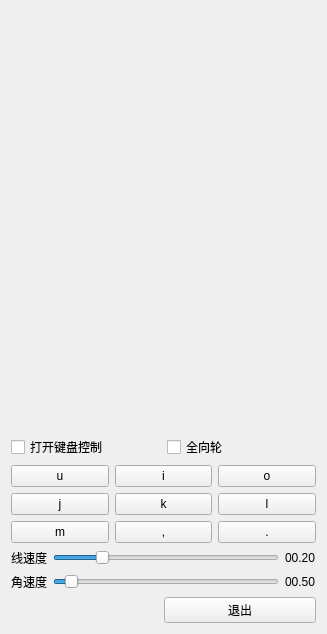
              <widget class="QWidget" name="scrollAreaWidgetContents_2">
               <property name="geometry">
                <rect>
                 <x>0</x>
                 <y>0</y>
                 <width>327</width>
                 <height>634</height>
                </rect>
               </property>
               <layout class="QVBoxLayout" name="verticalLayout_6">
                <item>
                 <spacer name="verticalSpacer">
                  <property name="orientation">
                   <enum>Qt::Vertical</enum>
                  </property>
                  <property name="sizeHint" stdset="0">
                   <size>
                    <width>20</width>
                    <height>40</height>
                   </size>
                  </property>
                 </spacer>
                </item>
                <item>
                 <layout class="QHBoxLayout" name="horizontalLayout_15">
                  <item>
                   <widget class="QCheckBox" name="checkBox_key">
                    <property name="text">
                     <string>打开键盘控制</string>
                    </property>
                   </widget>
                  </item>
                  <item>
                   <widget class="QCheckBox" name="checkBox_mec">
                    <property name="text">
                     <string>全向轮</string>
                    </property>
                   </widget>
                  </item>
                 </layout>
                </item>
                <item>
                 <layout class="QGridLayout" name="gridLayout_2" rowstretch="1,1,1" columnstretch="1,1,1">
                  <item row="0" column="0">
                   <widget class="QPushButton" name="pushButton_lu">
                    <property name="text">
                     <string>u</string>
                    </property>
                    <property name="autoExclusive">
                     <bool>true</bool>
                    </property>
                   </widget>
                  </item>
                  <item row="0" column="1">
                   <widget class="QPushButton" name="pushButton_u">
                    <property name="text">
                     <string>i</string>
                    </property>
                    <property name="checkable">
                     <bool>false</bool>
                    </property>
                    <property name="checked">
                     <bool>false</bool>
                    </property>
                    <property name="autoRepeat">
                     <bool>false</bool>
                    </property>
                    <property name="autoExclusive">
                     <bool>true</bool>
                    </property>
                    <property name="autoRepeatDelay">
                     <number>30000</number>
                    </property>
                    <property name="autoRepeatInterval">
                     <number>10</number>
                    </property>
                   </widget>
                  </item>
                  <item row="0" column="2">
                   <widget class="QPushButton" name="pushButton_ru">
                    <property name="text">
                     <string>o</string>
                    </property>
                    <property name="autoExclusive">
                     <bool>true</bool>
                    </property>
                    <property name="autoRepeatDelay">
                     <number>3</number>
                    </property>
                    <property name="autoRepeatInterval">
                     <number>1</number>
                    </property>
                   </widget>
                  </item>
                  <item row="1" column="0">
                   <widget class="QPushButton" name="pushButton_l">
                    <property name="text">
                     <string>j</string>
                    </property>
                    <property name="autoExclusive">
                     <bool>true</bool>
                    </property>
                   </widget>
                  </item>
                  <item row="1" column="1">
                   <widget class="QPushButton" name="pushButton_stop">
                    <property name="text">
                     <string>k</string>
                    </property>
                    <property name="autoExclusive">
                     <bool>true</bool>
                    </property>
                   </widget>
                  </item>
                  <item row="1" column="2">
                   <widget class="QPushButton" name="pushButton_r">
                    <property name="text">
                     <string>l</string>
                    </property>
                    <property name="autoExclusive">
                     <bool>true</bool>
                    </property>
                   </widget>
                  </item>
                  <item row="2" column="0">
                   <widget class="QPushButton" name="pushButton_ld">
                    <property name="text">
                     <string>m</string>
                    </property>
                    <property name="autoExclusive">
                     <bool>true</bool>
                    </property>
                   </widget>
                  </item>
                  <item row="2" column="1">
                   <widget class="QPushButton" name="pushButton_d">
                    <property name="text">
                     <string>,</string>
                    </property>
                    <property name="autoExclusive">
                     <bool>true</bool>
                    </property>
                   </widget>
                  </item>
                  <item row="2" column="2">
                   <widget class="QPushButton" name="pushButton_rd">
                    <property name="text">
                     <string>.</string>
                    </property>
                    <property name="autoExclusive">
                     <bool>true</bool>
                    </property>
                   </widget>
                  </item>
                 </layout>
                </item>
                <item>
                 <layout class="QGridLayout" name="gridLayout_4">
                  <item row="0" column="0">
                   <widget class="QLabel" name="label_20">
                    <property name="text">
                     <string>线速度</string>
                    </property>
                   </widget>
                  </item>
                  <item row="0" column="1">
                   <widget class="QSlider" name="horizontalSlider_v">
                    <property name="maximum">
                     <number>100</number>
                    </property>
                    <property name="value">
                     <number>20</number>
                    </property>
                    <property name="orientation">
                     <enum>Qt::Horizontal</enum>
                    </property>
                   </widget>
                  </item>
                  <item row="0" column="2">
                   <widget class="QLabel" name="label_v">
                    <property name="text">
                     <string>00.20</string>
                    </property>
                   </widget>
                  </item>
                  <item row="1" column="0">
                   <widget class="QLabel" name="label_21">
                    <property name="text">
                     <string>角速度</string>
                    </property>
                   </widget>
                  </item>
                  <item row="1" column="1">
                   <widget class="QSlider" name="horizontalSlider_c">
                    <property name="minimum">
                     <number>0</number>
                    </property>
                    <property name="maximum">
                     <number>1000</number>
                    </property>
                    <property name="value">
                     <number>50</number>
                    </property>
                    <property name="orientation">
                     <enum>Qt::Horizontal</enum>
                    </property>
                   </widget>
                  </item>
                  <item row="1" column="2">
                   <widget class="QLabel" name="label_c">
                    <property name="text">
                     <string>00.50</string>
                    </property>
                   </widget>
                  </item>
                 </layout>
                </item>
                <item>
                 <layout class="QHBoxLayout" name="horizontalLayout_5">
                  <item>
                   <spacer name="horizontalSpacer_3">
                    <property name="orientation">
                     <enum>Qt::Horizontal</enum>
                    </property>
                    <property name="sizeHint" stdset="0">
                     <size>
                      <width>40</width>
                      <height>20</height>
                     </size>
                    </property>
                   </spacer>
                  </item>
                  <item>
                   <widget class="QPushButton" name="quit_button">
                    <property name="sizePolicy">
                     <sizepolicy hsizetype="MinimumExpanding" vsizetype="Fixed">
                      <horstretch>0</horstretch>
                      <verstretch>0</verstretch>
                     </sizepolicy>
                    </property>
                    <property name="text">
                     <string>退出</string>
                    </property>
                   </widget>
                  </item>
                 </layout>
                </item>
               </layout>
              </widget>
